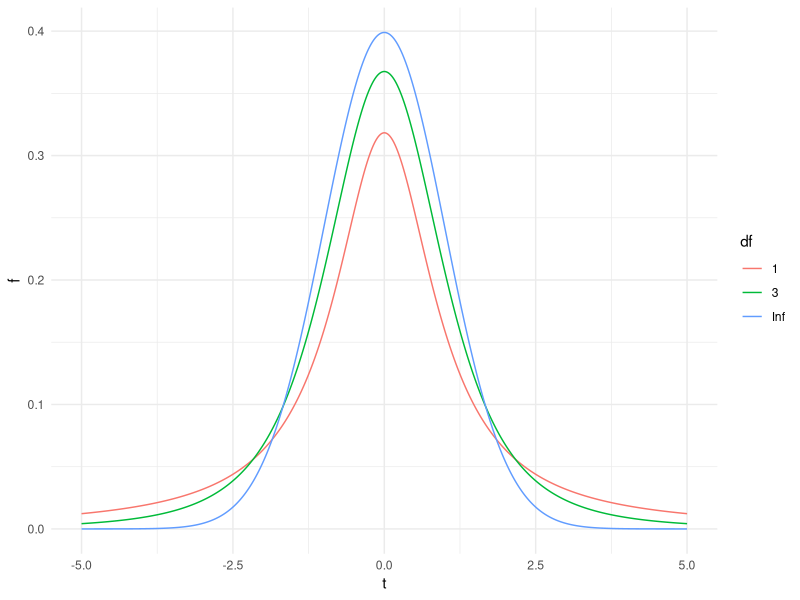
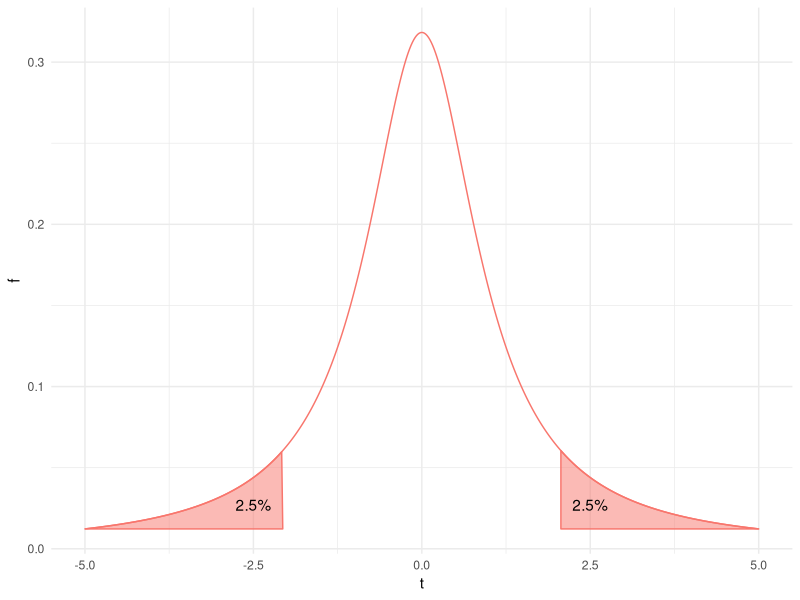
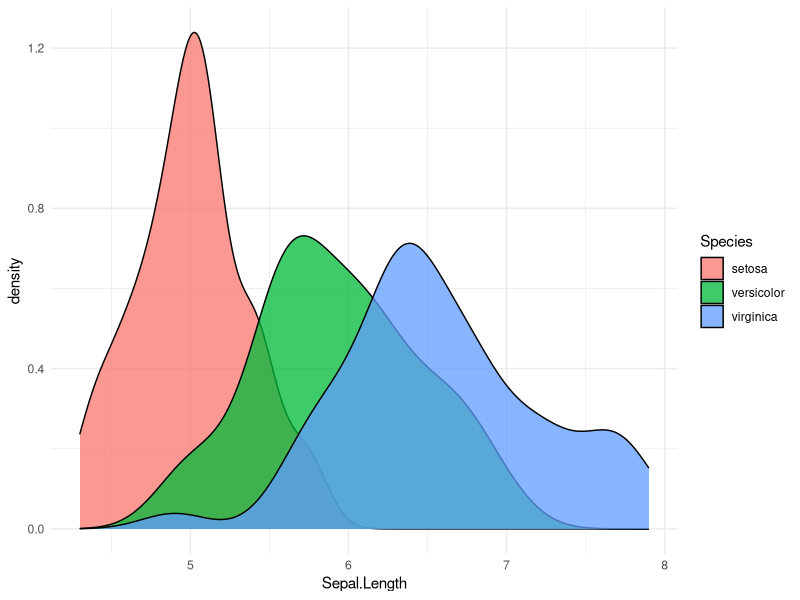
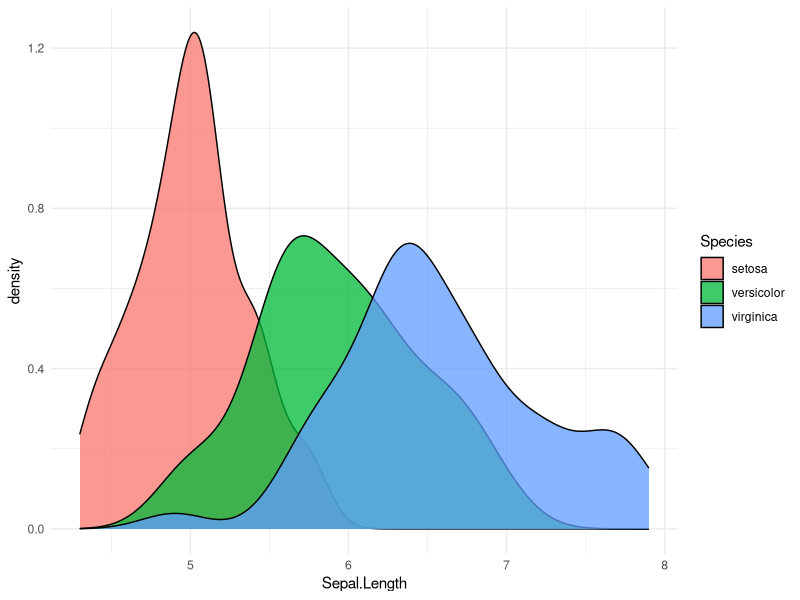
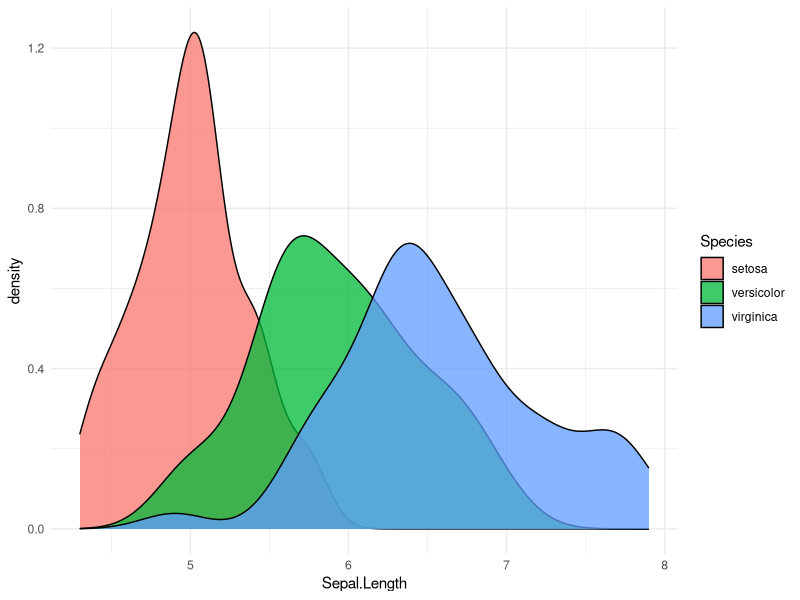
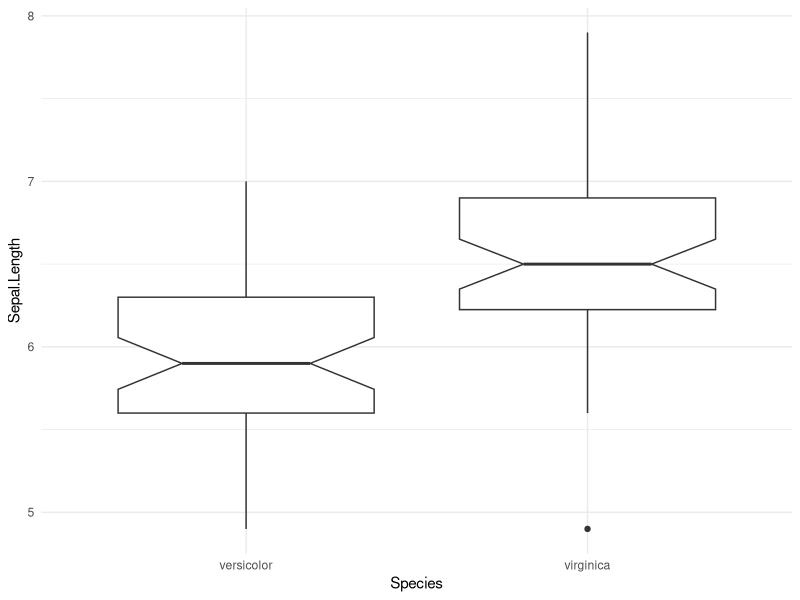
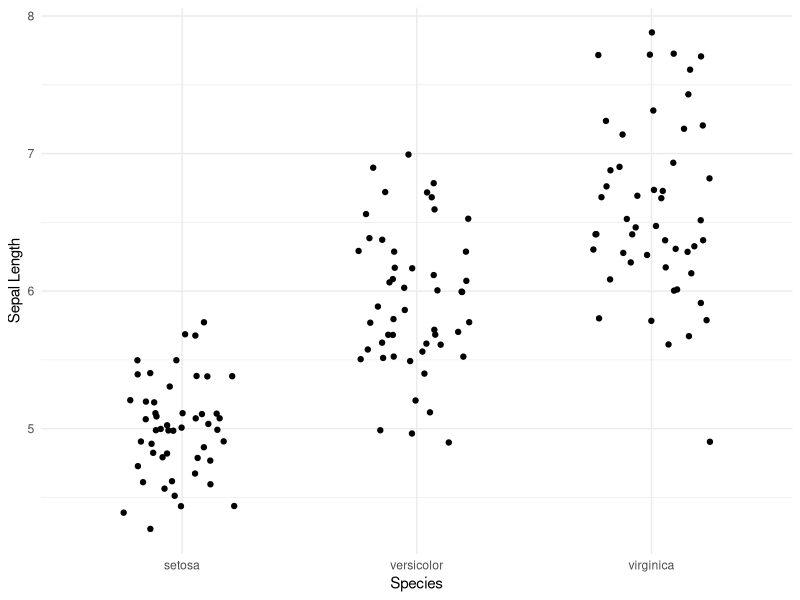
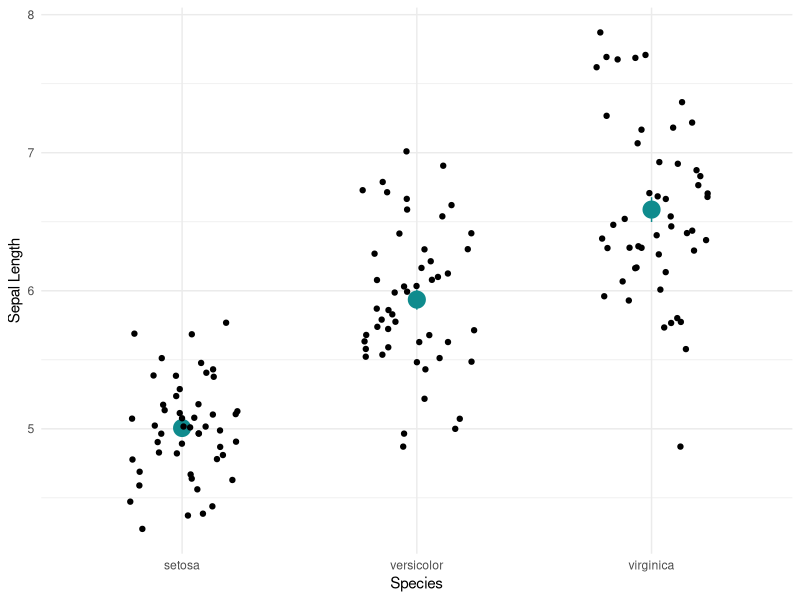

These figures' R source, in order:
## ---- chunk 1
#| echo: false
library( tidyverse )
ggplot2::theme_set( theme_minimal() )
x <- seq(-5,5,by=0.02)
d <- data.frame( t=c(x,x,x),
                  f=c(dt(x,df=1),
                      dt(x,df=3),
                      dt(x,df=Inf)),
                  df=rep(c("1","3","Inf"),each=length(x)))

ggplot( d, aes(x=t,y=f,color=df)) + geom_line() 
## ---- chunk 2
d1 <- data.frame(t=c( seq(-5,-2.064, by=0.02), -2.064, -5), 
                 f=c( dt( seq(-5,-2.064, by=0.02),df=1), 0.01224269, 0.01224269))
d2 <- data.frame(t=c( seq(2.064,5,by=0.02), 5, 2.064),
                 f=c( dt( seq( 2.064, 5, by=0.02),df=1), 0.01224269, 0.01224269))
d3 <- data.frame( x=c(2.5,-2.5), y=0.02719, label="2.5%")
ggplot() + 
  geom_polygon(aes(t,f),data=d1, fill="#F8766D",alpha=0.5,color="#F8766D") + 
  geom_polygon(aes(t,f),data=d2, fill="#F8766D",alpha=0.5,color="#F8766D") + 
  geom_line( aes(t,f),data=d[d$df==1,], color="#F8766D") + 
  geom_text( aes(x,y,label=label),data=d3)
## ---- chunk 3
#| echo: false
library( knitr )
iris |>
  group_by( Species ) |>
  summarize( SL.m = mean( Sepal.Length),
             SL.sd = sd( Sepal.Length ) ) |>
  mutate( `Sepal Length` = paste( SL.m, "+/-", format( SL.sd, digits=3) , sep=" " ) ) |>
  mutate( Species = paste( "I.",Species) ) |>
  select( Species, `Sepal Length` ) |>
  rbind(tibble( Species="Average", `Sepal Length` = "5.843")) |>
  kable( digits=3)
## ---- chunk 4
#| echo: true
iris |>
  filter( Species == "setosa" ) |>
  select( Sepal.Length ) |>
  t.test( mu=5.843 )
## ---- chunk 5
#| echo: false 
ggplot( iris, aes(x=Sepal.Length, fill=Species)) + geom_density(alpha=0.75)
## ---- chunk 6
#| echo: true
iris |>
  filter( Species == "versicolor" ) |>
  select( Sepal.Length ) |>
  t.test( mu=5.843 )
## ---- chunk 7
#| echo: false
ggplot( iris, aes(x=Sepal.Length, fill=Species)) + geom_density(alpha=0.75)
## ---- chunk 8
#| echo: true
iris |>
  filter( Species == "virginica" ) |>
  select( Sepal.Length ) |>
  t.test( mu=5.843 )
## ---- chunk 9
#| echo: false
ggplot( iris, aes(x=Sepal.Length, fill=Species)) + geom_density(alpha=0.75)
## ---- chunk 10
#| echo: true
t <- iris |>
  filter( Species == "virginica" ) |>
  select( Sepal.Length ) |>
  t.test( mu=6 ) 
names(t)
## ---- chunk 11
t$conf.int
## ---- chunk 12
#| echo: false 
iris |>
  filter( Species != "setosa" ) |>
  ggplot( aes(Species,Sepal.Length) ) + geom_boxplot(notch=TRUE)
## ---- chunk 13
x <- iris |> 
  filter( Species == "versicolor") |> 
  select( Sepal.Length ) 
y <- iris |> 
  filter( Species == "virginica") |> 
  select( Sepal.Length ) 
t.test( x, y )
## ---- chunk 14
#| echo: false
ggplot( iris, aes(x=Species, y=Sepal.Length)) + 
  geom_jitter( width=0.25) +
  ylab("Sepal Length") 
## ---- chunk 15
#| echo: false
ggplot( iris, aes(x=Species, y=Sepal.Length)) + 
  stat_summary( color="#0F8B8D", size=1.2 ) +
  geom_jitter( width=0.25) +
  ylab("Sepal Length") 
## ---- chunk 16
#| echo: false
ggplot( iris, aes(x=Species, y=Sepal.Length)) + 
  geom_boxplot(notch = TRUE, color="#cc8011") + 
  geom_abline( aes(intercept=mean(iris$Sepal.Length),slope=0), col = "red", lty=2 ) +
  stat_summary( color="#0F8B8D", size=1.2 ) +
  geom_jitter( width=0.25) +
  ylab("Sepal Length") 
## ---- chunk 17
fit.aov <- aov( Sepal.Length ~ Species, data=iris)
fit.aov
## ---- chunk 18
anova( fit.aov )
## ---- chunk 19
tuk <- TukeyHSD(fit.aov)
tuk
## ---- chunk 20
plot( tuk, xlim=c(-1,2) )
## ---- chunk 21
df <- mtcars
summary( df )
## ---- chunk 22
df |> 
  mutate( Engine = factor( ifelse( vs == 0, "V-Shaped", "Straight") ),
          Transmission = factor( ifelse( am == 0, "Automatic","Manual")) ) |>
  select( Time = qsec, Engine, Transmission) -> df 
summary( df )
## ---- chunk 23
fit.engine <- aov( Time ~ Engine, data=df )
anova(fit.engine)
## ---- chunk 24
fit.transmission <- aov( Time ~ Transmission, data=df )
anova( fit.transmission )
## ---- chunk 25
fit.both <- aov( Time ~ Engine*Transmission, data=df )
anova( fit.both )
## ---- chunk 26
plot( TukeyHSD( fit.both, "Engine"))
## ---- chunk 27
plot( TukeyHSD( fit.both, "Transmission"))
## ---- chunk 28
plot( TukeyHSD( fit.both, "Engine:Transmission"))
